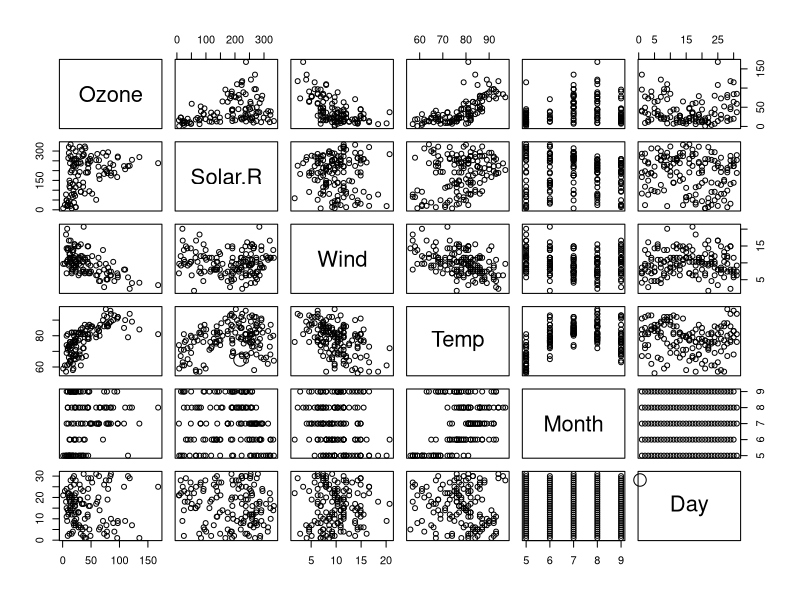
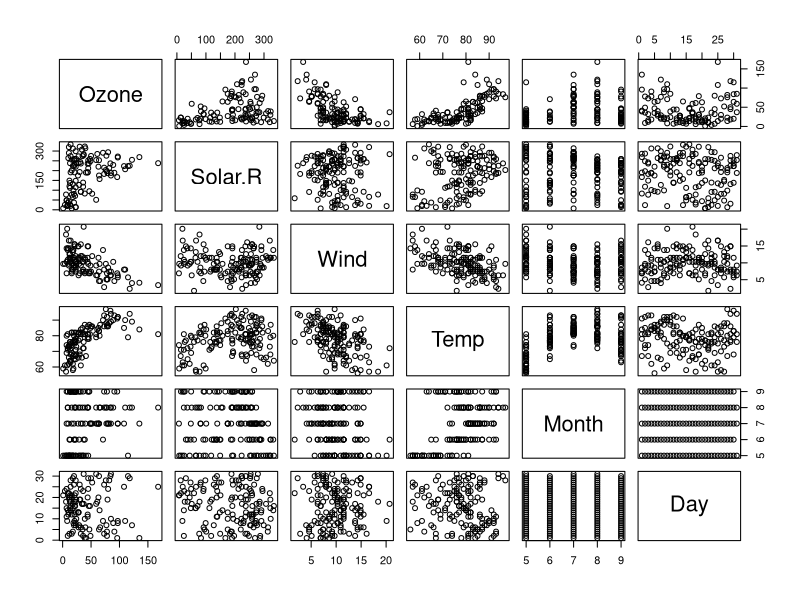
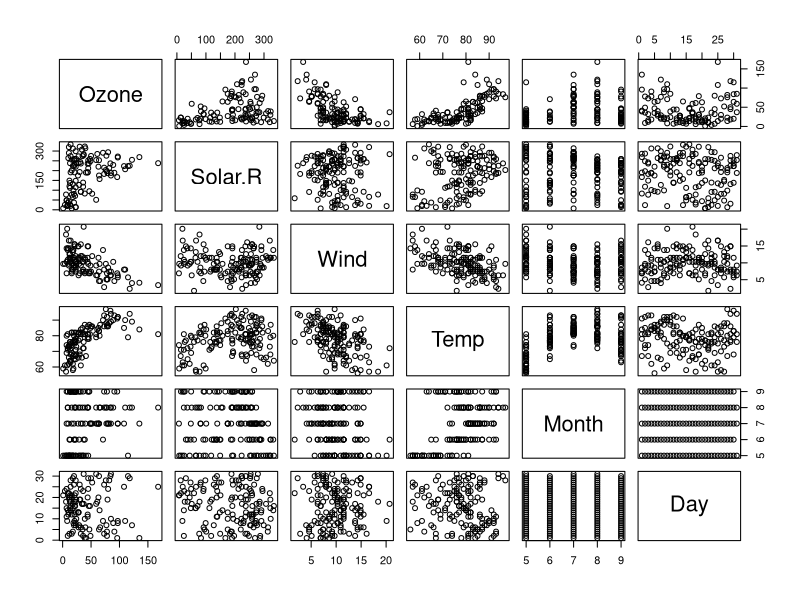

The R script that drew these images, in order:
## ---- chunk 1
#| include: false
knitr::opts_chunk$set(echo = TRUE)
## ---- chunk 2
plot(airquality)
## ---- chunk 3
grid::grid.points(
  x = c(0.3, 0.8),
  y = c(0.4, 0.2),
  default.units = "npc"
)
## ---- chunk 4
    #| eval: false

    # アクティブなデバイスを
    # PNG に変更。 これ以降の
    # 描画は PNG として出力
    png(filename = "a.png")

    plot(airquality)

    # デバイスを閉じる
    dev.off()
## ---- chunk 5
    #| eval: false

    # アクティブなデバイスを
    # SVG に変更。 これ以降の
    # 描画は SVG として出力
    svg(filename = "a.svg")

    plot(airquality)

    # デバイスを閉じる
    dev.off()
